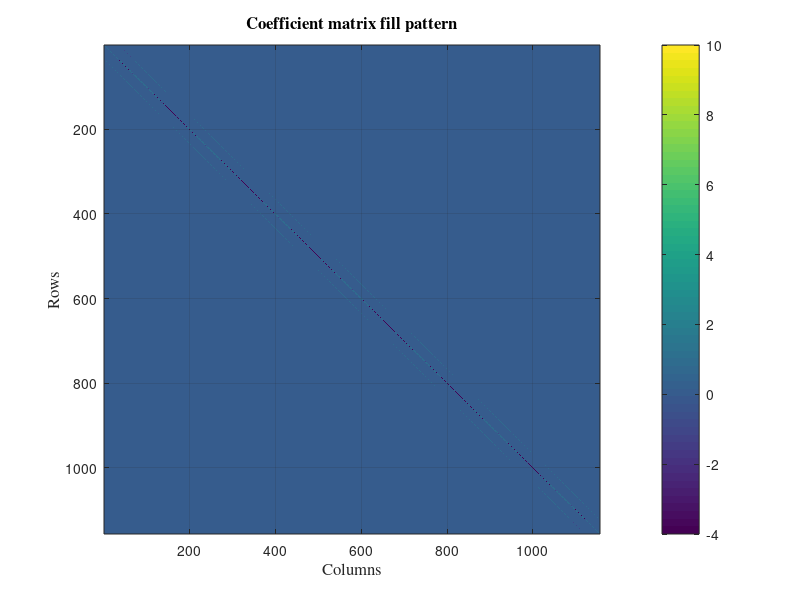
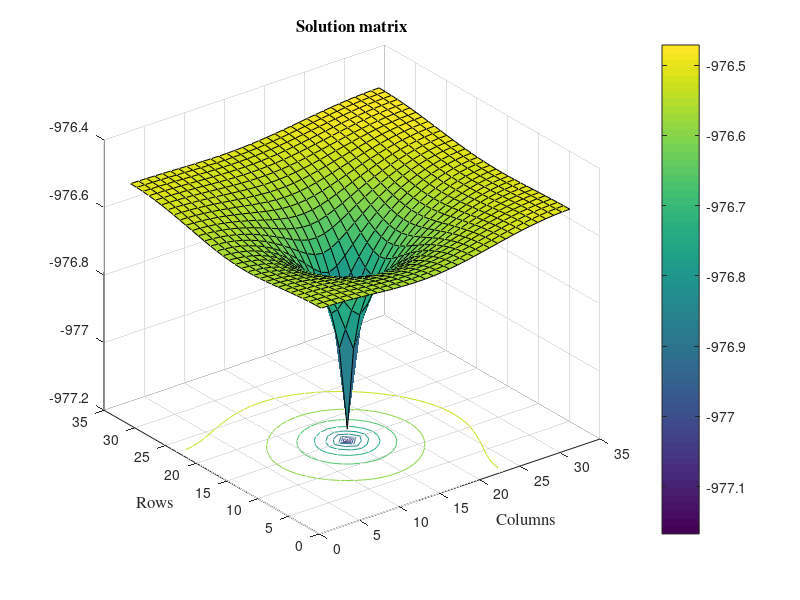
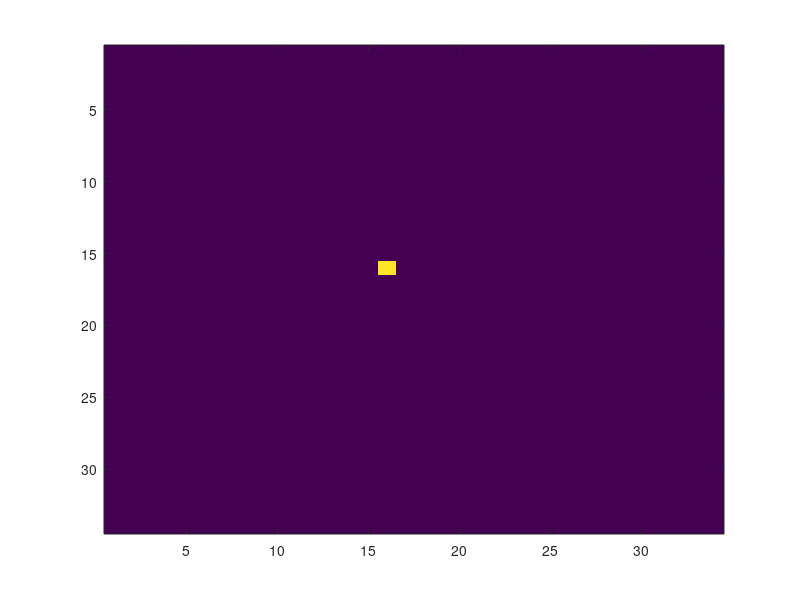

These figures' MATLAB source, in order:
% 2D Toy Problem for HW1 (CMIS18)

% Initialize variables
dx = 1;
dy = 1;
kappa = 0.001;
n = 32;
N = n + 2;

% Compute f
f = zeros(N);
%for i = 2:N-1
    %for j = 2:N-1
        %f(i, j) = i + j;
    %end
%end
f(16, 16) = 1;


figure(1)
imagesc(f)

% Compute A
% Compute coefficients
c0 = -kappa^2 - 2.0/dx^2 - 2.0/dy^2;
c1 = 1.0/dx^2;
c2 = 1.0/dy^2;

% Initialize domain nodes coefficients
A = zeros(N^2);
for j = 2:N-1
    for i = 2:N-1
        k = (j-1)*N + i;
        A(k, k) = c0;
        A(k, k - 1) = c1;
        A(k, k + 1) = c1;
        A(k, k - N) = c2;
        A(k, k + N) = c2;
    end
end

% Initialize ghost nodes coefficients
for i = 2:N-1
    j1 = 1;
    j2 = N;
    k1 = (j1 - 1) * N + i;
    k2 = (j2 - 1) * N + i;
    A(k1, k1) = 1;
    A(k1, k1 + N) = -1;
    A(k2, k2) = 1;
    A(k2, k2 - N) = -1;
end

for j = 2:N-1
    i1 = 1;
    i2 = N;
    k3 = (j-1)*N + i1;
    k4 = (j-1)*N + i2;
    A(k3, k3) = 1;
    A(k3, k3 + 1) = -1;
    A(k4, k4) = 1;
    A(k4, k4 - 1) = -1;
end

A(1, 1) = 10;
A(N, N) = 10;
A(N*N, N*N) = 10;
A(N*(N-1) + 1, N*(N-1) + 1) = 10;

f_new = reshape(f, [(N)^2, 1]);

figure(2);

f_type = 'Times';
f_size = 12;
 
fh = figure(2);
clf;
imagesc(A);
hold on
grid on
title('Coefficient matrix fill pattern', 'FontSize', f_size, 'FontName',f_type );
xlabel('Columns', 'FontSize', f_size, 'FontName', f_type); 
ylabel('Rows', 'FontSize', f_size, 'FontName', f_type);
colorbar;
print(gcf,'-depsc2', 'fill2D');
hold off


% Compute solution for Au = f

u = A \ f_new;

u_new = reshape(u, [N, N])';

% Remove ghost nodes from u matrix
u_new = u_new(2:N - 1, 2:N - 1);

figure(3);
surfc(u_new);
title('Solution matrix', 'FontSize', f_size, 'FontName',f_type );
xlabel('Columns', 'FontSize', f_size, 'FontName', f_type); 
ylabel('Rows', 'FontSize', f_size, 'FontName', f_type);
colorbar;
print(gcf,'-depsc2', 'u2D');


% Compute eigenvalues
e = eig(A);
            
